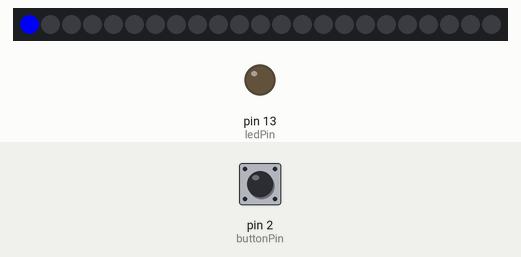
This sketch was run on a simulated Arduino Uno, built with avr-gcc and run on an emulated ATmega328P. Parts: 23 RGB LEDs in strip order, left to right, output pins drawn as LEDs (lit = HIGH). The inputs (shaded band) are chosen by the test bench; at power-on: pin 2 (buttonPin) LOW.

Above: at 1.2 s.
1.3 s: pin 2 (buttonPin) pulled HIGH for 0.15 s
At 1.35 s:
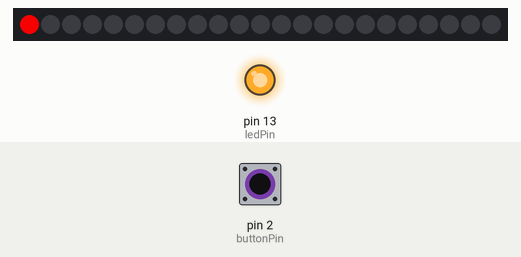
3.0 s: pin 2 (buttonPin) pulled HIGH for 3.2 s
At 6.0 s:
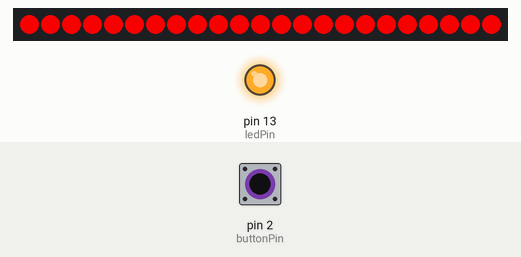
At 6.5 s:
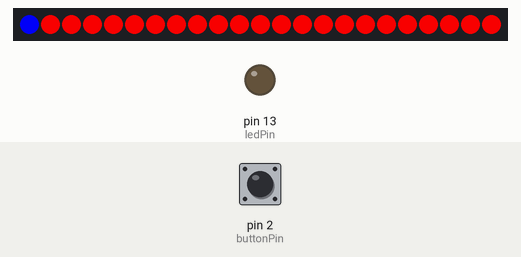
Timing chart, 0 to 8.0 s (numbered marks = the images above; inputs shaded):
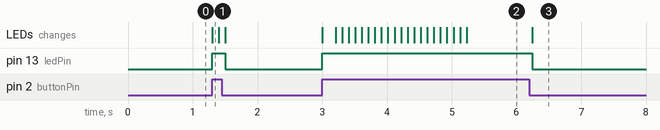

The sketch:

button_neo2.ino
```cpp
#include <Adafruit_NeoPixel.h>
#ifdef __AVR__
  #include <avr/power.h>
#endif

#define PIN 6
#define NUM_LEDS 23
#define BRIGHTNESS 1000
Adafruit_NeoPixel strip = Adafruit_NeoPixel(NUM_LEDS, PIN, NEO_GRBW + NEO_KHZ800);
// constants won't change. They're used here to set pin numbers:
const int buttonPin = 2;     // the number of the pushbutton pin
const int ledPin =  13;      // the number of the LED pin

// variables will change:
int buttonState = 0;         // variable for reading the pushbutton status

void setup() {
  // initialize the LED pin as an output:
  pinMode(ledPin, OUTPUT);
  // initialize the pushbutton pin as an input:
  pinMode(buttonPin, INPUT);
  ///
  Serial.begin(9600);
  #if defined (__AVR_ATtiny85__)
    if (F_CPU == 16000000) clock_prescale_set(clock_div_1);
  #endif
  // End of trinket special code
  strip.setBrightness(BRIGHTNESS);
  strip.begin();
  strip.show(); // Initialize all pixels to 'off'


}
int r,g,b,w;
    int s = 0;

void loop() {
  // read the state of the pushbutton value:
  buttonState = digitalRead(buttonPin);

  // check if the pushbutton is pressed. If it is, the buttonState is HIGH:
  if (buttonState == HIGH) {
    // turn LED on:
    digitalWrite(ledPin, HIGH);
 r = 255; g = 0; b = 0; w = 0;
    strip.setPixelColor(s, strip.Color(r,g,b,w ));
     strip.show();
     delay (100);
     s++;
  } else {
    // turn LED off:
    digitalWrite(ledPin, LOW);
    s = 0; r = 0; g = 0; b = 255; w = 0;
    strip.setPixelColor(s, strip.Color(r,g,b,w ));
     strip.show();

  }
}
```

Measured:
- after the input at 1.3 s, pin 13 (ledPin): LOW → HIGH at once, → LOW 0.20 s later; the LEDs: change at once (image 1)
- after the input at 3.0 s, pin 13 (ledPin): LOW → HIGH at once, → LOW 3.2 s later; the LEDs: first change at once (image 2 shows a later state)
